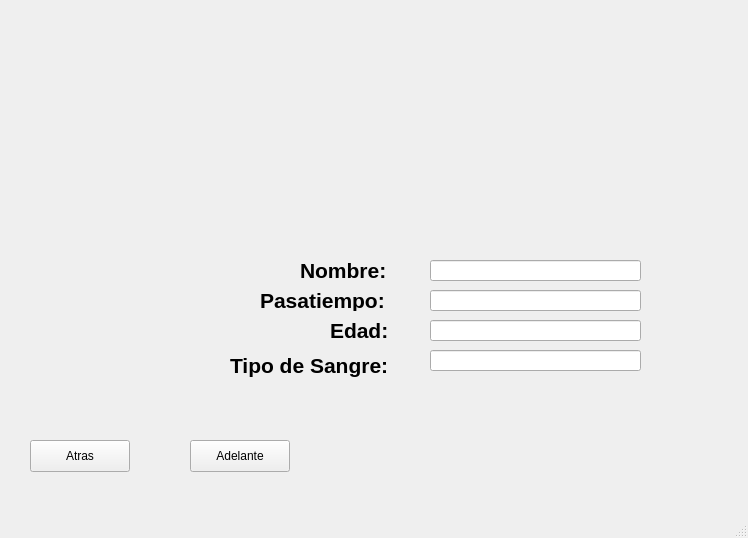
<?xml version="1.0" encoding="UTF-8"?>
<ui version="4.0">
 <class>MainWindow</class>
 <widget class="QMainWindow" name="MainWindow">
  <property name="geometry">
   <rect>
    <x>0</x>
    <y>0</y>
    <width>748</width>
    <height>538</height>
   </rect>
  </property>
  <property name="windowTitle">
   <string>MainWindow</string>
  </property>
  <widget class="QWidget" name="centralwidget">
   <widget class="QLabel" name="label">
    <property name="geometry">
     <rect>
      <x>20</x>
      <y>10</y>
      <width>121</width>
      <height>71</height>
     </rect>
    </property>
    <property name="text">
     <string/>
    </property>
    <property name="pixmap">
     <pixmap>:/Logos/FI_LOGO.png</pixmap>
    </property>
    <property name="scaledContents">
     <bool>true</bool>
    </property>
   </widget>
   <widget class="QLabel" name="label_4">
    <property name="geometry">
     <rect>
      <x>620</x>
      <y>0</y>
      <width>121</width>
      <height>71</height>
     </rect>
    </property>
    <property name="text">
     <string/>
    </property>
    <property name="pixmap">
     <pixmap>:/Logos/FI_LOGO.png</pixmap>
    </property>
    <property name="scaledContents">
     <bool>true</bool>
    </property>
   </widget>
   <widget class="QLabel" name="label_5">
    <property name="geometry">
     <rect>
      <x>630</x>
      <y>410</y>
      <width>101</width>
      <height>71</height>
     </rect>
    </property>
    <property name="text">
     <string/>
    </property>
    <property name="pixmap">
     <pixmap>:/Mascotas/hamster.jpeg</pixmap>
    </property>
    <property name="scaledContents">
     <bool>true</bool>
    </property>
   </widget>
   <widget class="QLabel" name="img_persona">
    <property name="geometry">
     <rect>
      <x>60</x>
      <y>240</y>
      <width>141</width>
      <height>171</height>
     </rect>
    </property>
    <property name="text">
     <string/>
    </property>
    <property name="pixmap">
     <pixmap resource="../Imagenes/recursos.qrc">:/Meme/Xd.jpg</pixmap>
    </property>
    <property name="scaledContents">
     <bool>true</bool>
    </property>
   </widget>
   <widget class="QPushButton" name="btn_atras">
    <property name="geometry">
     <rect>
      <x>30</x>
      <y>440</y>
      <width>100</width>
      <height>32</height>
     </rect>
    </property>
    <property name="text">
     <string>Atras</string>
    </property>
   </widget>
   <widget class="QPushButton" name="btn_adelante">
    <property name="geometry">
     <rect>
      <x>190</x>
      <y>440</y>
      <width>100</width>
      <height>32</height>
     </rect>
    </property>
    <property name="text">
     <string>Adelante</string>
    </property>
   </widget>
   <widget class="QLabel" name="label_2">
    <property name="geometry">
     <rect>
      <x>300</x>
      <y>260</y>
      <width>101</width>
      <height>21</height>
     </rect>
    </property>
    <property name="font">
     <font>
      <pointsize>16</pointsize>
      <weight>75</weight>
      <bold>true</bold>
     </font>
    </property>
    <property name="text">
     <string>Nombre:</string>
    </property>
   </widget>
   <widget class="QLabel" name="label_3">
    <property name="geometry">
     <rect>
      <x>260</x>
      <y>290</y>
      <width>151</width>
      <height>21</height>
     </rect>
    </property>
    <property name="font">
     <font>
      <pointsize>16</pointsize>
      <weight>75</weight>
      <bold>true</bold>
     </font>
    </property>
    <property name="text">
     <string>Pasatiempo:</string>
    </property>
   </widget>
   <widget class="QLabel" name="label_6">
    <property name="geometry">
     <rect>
      <x>330</x>
      <y>320</y>
      <width>71</width>
      <height>21</height>
     </rect>
    </property>
    <property name="font">
     <font>
      <pointsize>16</pointsize>
      <weight>75</weight>
      <bold>true</bold>
     </font>
    </property>
    <property name="text">
     <string>Edad:</string>
    </property>
   </widget>
   <widget class="QLabel" name="label_7">
    <property name="geometry">
     <rect>
      <x>230</x>
      <y>350</y>
      <width>171</width>
      <height>31</height>
     </rect>
    </property>
    <property name="font">
     <font>
      <pointsize>16</pointsize>
      <weight>75</weight>
      <bold>true</bold>
     </font>
    </property>
    <property name="text">
     <string>Tipo de Sangre:</string>
    </property>
   </widget>
   <widget class="QLineEdit" name="txt_nombre">
    <property name="geometry">
     <rect>
      <x>430</x>
      <y>260</y>
      <width>211</width>
      <height>21</height>
     </rect>
    </property>
    <property name="font">
     <font>
      <pointsize>16</pointsize>
      <weight>75</weight>
      <bold>true</bold>
     </font>
    </property>
    <property name="text">
     <string/>
    </property>
   </widget>
   <widget class="QLineEdit" name="txt_pasatiempo">
    <property name="geometry">
     <rect>
      <x>430</x>
      <y>290</y>
      <width>211</width>
      <height>21</height>
     </rect>
    </property>
    <property name="font">
     <font>
      <pointsize>16</pointsize>
      <weight>75</weight>
      <bold>true</bold>
     </font>
    </property>
    <property name="text">
     <string/>
    </property>
   </widget>
   <widget class="QLineEdit" name="txt_edad">
    <property name="geometry">
     <rect>
      <x>430</x>
      <y>320</y>
      <width>211</width>
      <height>21</height>
     </rect>
    </property>
    <property name="font">
     <font>
      <pointsize>16</pointsize>
      <weight>75</weight>
      <bold>true</bold>
     </font>
    </property>
    <property name="text">
     <string/>
    </property>
   </widget>
   <widget class="QLineEdit" name="txt_tipo_sangre">
    <property name="geometry">
     <rect>
      <x>430</x>
      <y>350</y>
      <width>211</width>
      <height>21</height>
     </rect>
    </property>
    <property name="font">
     <font>
      <pointsize>16</pointsize>
      <weight>75</weight>
      <bold>true</bold>
     </font>
    </property>
    <property name="text">
     <string/>
    </property>
   </widget>
   <widget class="QLabel" name="label_9">
    <property name="geometry">
     <rect>
      <x>540</x>
      <y>30</y>
      <width>161</width>
      <height>131</height>
     </rect>
    </property>
    <property name="text">
     <string/>
    </property>
    <property name="pixmap">
     <pixmap resource="../Imagenes/recursos.qrc">:/Meme/Fi.png</pixmap>
    </property>
    <property name="scaledContents">
     <bool>true</bool>
    </property>
   </widget>
   <widget class="QLabel" name="label_8">
    <property name="geometry">
     <rect>
      <x>40</x>
      <y>40</y>
      <width>241</width>
      <height>131</height>
     </rect>
    </property>
    <property name="text">
     <string/>
    </property>
    <property name="pixmap">
     <pixmap resource="../Imagenes/recursos.qrc">:/Meme/uat-logo.jpg</pixmap>
    </property>
    <property name="scaledContents">
     <bool>true</bool>
    </property>
   </widget>
  </widget>
  <widget class="QMenuBar" name="menubar">
   <property name="geometry">
    <rect>
     <x>0</x>
     <y>0</y>
     <width>748</width>
     <height>21</height>
    </rect>
   </property>
  </widget>
  <widget class="QStatusBar" name="statusbar"/>
 </widget>
 <resources>
  <include location="../Imagenes/recursos.qrc"/>
 </resources>
 <connections/>
</ui>
